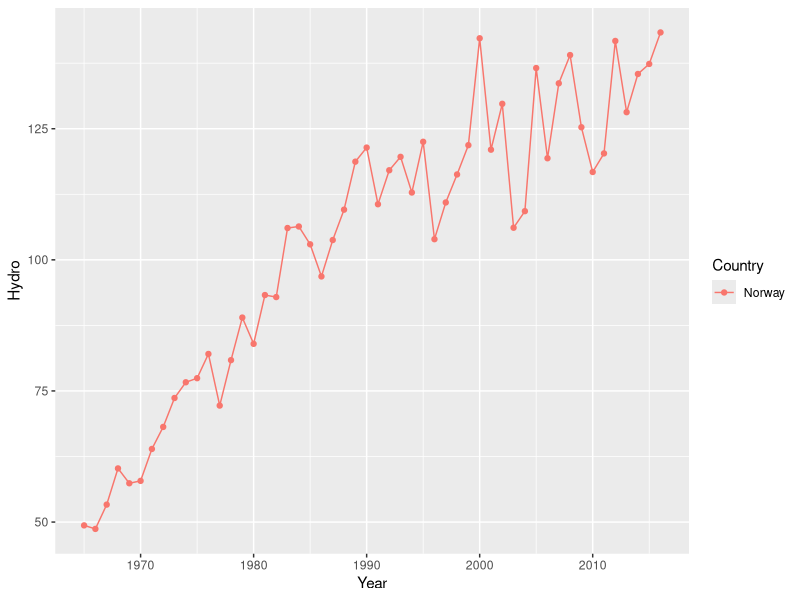
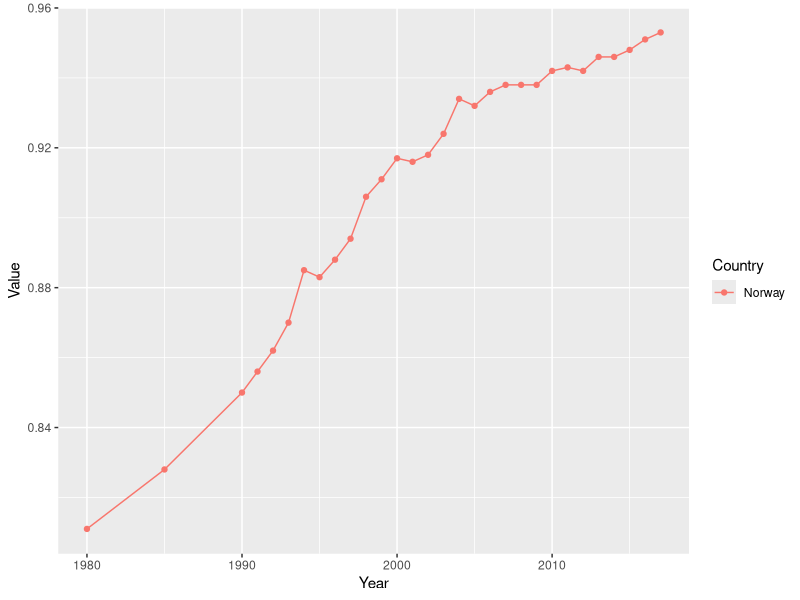
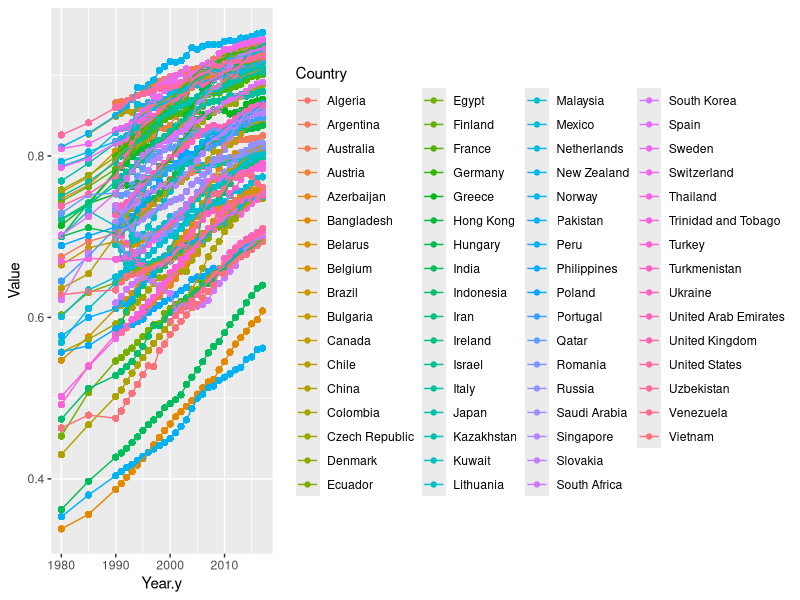

The R source for these figures, in order:
## ---- chunk 1
knitr::opts_chunk$set(echo = TRUE)
## ---- chunk 2
rm(list = ls())

library(dplyr)
library(ggplot2)
library(tidyverse)

hdi <- read.csv("human-development-index.csv")
## ---- chunk 3
# Vi har 4 kolonner; Country, Value, Code og Year. hdi er hovedarkivet vårt.

hdi <- rename(hdi, "Country" = "Entity")
hdi <- rename(hdi, "Value" = "X..0.1..higher.values.are.better..")

norgeHdi <- hdi %>%
  filter(Country == "Norway")


## ---- chunk 4
#Laster opp og rydder renewable energy filen

energy <- read.csv("modern-renewable-energy-consumption.csv")
energy <- rename(energy, "Country" = "Entity")
energy <- rename(energy, "Hydro" = "Hydropower..terawatt.hours.")
energy <- rename(energy, "Wind" = "Wind..terawatt.hours.")
energy <- rename(energy, "Solar" = "Solar..terawatt.hours.")
energy <- rename(energy, "Other renewables" = "Other.renewables..modern.biofuels..geothermal..wave...tidal...terawatt.hours.")
## ---- chunk 5
#Eksempel med Norge
norgeEnergi <- energy %>%
  filter(Country == "Norway")

## ---- chunk 6
#Eksempel plot med norgeEnergi

ggplot(norgeEnergi, aes(x = Year, y = Hydro, color = Country)) +
  geom_point() + 
  geom_line()
## ---- chunk 7
# Eksempel plot med norgeHdi

ggplot(norgeHdi, aes(x = Year, y = Value, color = Country)) +
  geom_point() + 
  geom_line()
## ---- chunk 8
# Merger datasettene til et stort et. Kan være lurt å dele det inn i mindre kolonner og må få fikset dato.

totaldata <- merge(energy, hdi, by = "Country")

ggplot(totaldata, aes(x=Year.y, y=Value, color = Country))+
  geom_point()+
  geom_line()
  
